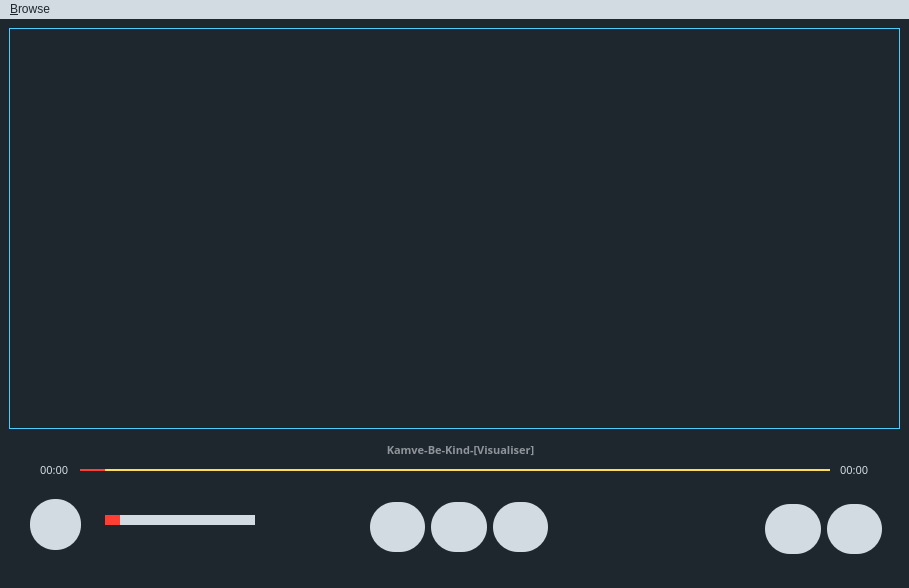
<?xml version="1.0" encoding="UTF-8"?>
<ui version="4.0">
 <class>MainWindow</class>
 <widget class="QMainWindow" name="MainWindow">
  <property name="geometry">
   <rect>
    <x>0</x>
    <y>0</y>
    <width>909</width>
    <height>588</height>
   </rect>
  </property>
  <property name="windowTitle">
   <string>MainWindow</string>
  </property>
  <property name="styleSheet">
   <string notr="true">background-color: #1e272e;
</string>
  </property>
  <widget class="QWidget" name="centralwidget">
   <widget class="QWidget" name="horizontalLayoutWidget">
    <property name="geometry">
     <rect>
      <x>370</x>
      <y>480</y>
      <width>178</width>
      <height>56</height>
     </rect>
    </property>
    <layout class="QHBoxLayout" name="buttons_container">
     <item>
      <widget class="QPushButton" name="rewind_button">
       <property name="styleSheet">
        <string notr="true">QPushButton{
	height: 50px;
	width: 50px;
	border-radius: 25px;
	background-color: #d2dae2;
}

QPushButton:hover{
	height: 50px;
	width: 50px;
	border-radius: 25px;
	background-color: #00d8d6;
}		</string>
       </property>
       <property name="text">
        <string/>
       </property>
      </widget>
     </item>
     <item>
      <widget class="QPushButton" name="play_button">
       <property name="styleSheet">
        <string notr="true">QPushButton{
	height: 50px;
	width: 50px;
	border-radius: 25px;
	background-color: #d2dae2;
}

QPushButton:hover{
	height: 50px;
	width: 50px;
	border-radius: 25px;
	background-color: #00d8d6;
}		</string>
       </property>
       <property name="text">
        <string/>
       </property>
      </widget>
     </item>
     <item>
      <widget class="QPushButton" name="forward_button">
       <property name="styleSheet">
        <string notr="true">QPushButton{
	height: 50px;
	width: 50px;
	border-radius: 25px;
	background-color: #d2dae2;
}

QPushButton:hover{
	height: 50px;
	width: 50px;
	border-radius: 25px;
	background-color: #00d8d6;
}		</string>
       </property>
       <property name="text">
        <string/>
       </property>
      </widget>
     </item>
    </layout>
   </widget>
   <widget class="QWidget" name="horizontalLayoutWidget_2">
    <property name="geometry">
     <rect>
      <x>765</x>
      <y>480</y>
      <width>117</width>
      <height>61</height>
     </rect>
    </property>
    <layout class="QHBoxLayout" name="video_tools_container">
     <item>
      <widget class="QPushButton" name="settings_button">
       <property name="styleSheet">
        <string notr="true">QPushButton{
	height: 50px;
	width: 50px;
	border-radius: 25px;
	background-color: #d2dae2;
}

QPushButton:hover{
	height: 50px;
	width: 50px;
	border-radius: 25px;
	background-color: #00d8d6;
}		</string>
       </property>
       <property name="text">
        <string/>
       </property>
      </widget>
     </item>
     <item>
      <widget class="QPushButton" name="fullscreen_button">
       <property name="autoFillBackground">
        <bool>false</bool>
       </property>
       <property name="styleSheet">
        <string notr="true">QPushButton{
	height: 50px;
	width: 50px;
	border-radius: 25px;
	background-color: #d2dae2;
}

QPushButton:hover{
	height: 50px;
	width: 50px;
	border-radius: 25px;
	background-color: #00d8d6;
}		</string>
       </property>
       <property name="text">
        <string/>
       </property>
       <property name="flat">
        <bool>false</bool>
       </property>
      </widget>
     </item>
    </layout>
   </widget>
   <widget class="QPushButton" name="volume_button">
    <property name="geometry">
     <rect>
      <x>30</x>
      <y>480</y>
      <width>51</width>
      <height>51</height>
     </rect>
    </property>
    <property name="styleSheet">
     <string notr="true">QPushButton{
	height: 50px;
	width: 50px;
	border-radius: 25px;
	background-color: #d2dae2;
}

QPushButton:hover{
	height: 50px;
	width: 50px;
	border-radius: 25px;
	background-color: #00d8d6;
}		</string>
    </property>
    <property name="text">
     <string/>
    </property>
   </widget>
   <widget class="QSlider" name="volume_slider">
    <property name="geometry">
     <rect>
      <x>100</x>
      <y>490</y>
      <width>160</width>
      <height>22</height>
     </rect>
    </property>
    <property name="styleSheet">
     <string notr="true">QSlider::groove:horizontal{
	height: 10px;
	width: 150px;
	background-color: #d2dae2;
}
QSlider::handle:horizontal{
	height: 10px;
	width: 15px;
	background-color: #ff3f34;
}</string>
    </property>
    <property name="orientation">
     <enum>Qt::Horizontal</enum>
    </property>
   </widget>
   <widget class="QGroupBox" name="video_container">
    <property name="geometry">
     <rect>
      <x>9</x>
      <y>9</y>
      <width>891</width>
      <height>401</height>
     </rect>
    </property>
    <property name="styleSheet">
     <string notr="true">border: 1px solid #4bcffa;
color: #4bcffa;</string>
    </property>
    <property name="title">
     <string/>
    </property>
   </widget>
   <widget class="QSlider" name="progress_slider">
    <property name="geometry">
     <rect>
      <x>80</x>
      <y>440</y>
      <width>751</width>
      <height>22</height>
     </rect>
    </property>
    <property name="styleSheet">
     <string notr="true">QSlider::groove:horizontal{
	height: 2px;
	width: 750;
	background-color: #ffdd59;
}
QSlider::handle:horizontal{
	height: 2px;
	width: 25px;
	border-radius: 15%;
	background-color: #ff3f34;
}</string>
    </property>
    <property name="orientation">
     <enum>Qt::Horizontal</enum>
    </property>
   </widget>
   <widget class="QLabel" name="video_current_time_label">
    <property name="geometry">
     <rect>
      <x>40</x>
      <y>440</y>
      <width>31</width>
      <height>21</height>
     </rect>
    </property>
    <property name="font">
     <font>
      <family>Bahnschrift Light</family>
      <pointsize>8</pointsize>
      <bold>false</bold>
     </font>
    </property>
    <property name="styleSheet">
     <string notr="true">color: #d2dae2;</string>
    </property>
    <property name="text">
     <string>00:00</string>
    </property>
   </widget>
   <widget class="QLabel" name="video_end_time_label">
    <property name="geometry">
     <rect>
      <x>840</x>
      <y>440</y>
      <width>31</width>
      <height>21</height>
     </rect>
    </property>
    <property name="font">
     <font>
      <family>Bahnschrift Light</family>
      <pointsize>8</pointsize>
      <bold>false</bold>
     </font>
    </property>
    <property name="styleSheet">
     <string notr="true">color: #d2dae2;</string>
    </property>
    <property name="text">
     <string>00:00</string>
    </property>
   </widget>
   <widget class="QLabel" name="video_title_label">
    <property name="geometry">
     <rect>
      <x>20</x>
      <y>420</y>
      <width>881</width>
      <height>21</height>
     </rect>
    </property>
    <property name="font">
     <font>
      <family>Bahnschrift Light</family>
      <pointsize>8</pointsize>
      <bold>true</bold>
     </font>
    </property>
    <property name="styleSheet">
     <string notr="true">color: rgb(143, 149, 154);
border: transparent;</string>
    </property>
    <property name="text">
     <string>Kamve-Be-Kind-[Visualiser]</string>
    </property>
    <property name="alignment">
     <set>Qt::AlignCenter</set>
    </property>
   </widget>
   <zorder>video_container</zorder>
   <zorder>horizontalLayoutWidget</zorder>
   <zorder>horizontalLayoutWidget_2</zorder>
   <zorder>volume_button</zorder>
   <zorder>volume_slider</zorder>
   <zorder>progress_slider</zorder>
   <zorder>video_current_time_label</zorder>
   <zorder>video_end_time_label</zorder>
   <zorder>video_title_label</zorder>
  </widget>
  <widget class="QMenuBar" name="menubar">
   <property name="geometry">
    <rect>
     <x>0</x>
     <y>0</y>
     <width>909</width>
     <height>26</height>
    </rect>
   </property>
   <property name="styleSheet">
    <string notr="true">background-color: #d2dae2;
color: #1e272e;</string>
   </property>
   <widget class="QMenu" name="menu_Browse">
    <property name="title">
     <string>&amp;Browse</string>
    </property>
    <addaction name="separator"/>
    <addaction name="actionOpen_Files"/>
   </widget>
   <addaction name="menu_Browse"/>
  </widget>
  <action name="actionOpen_Files">
   <property name="text">
    <string>Open Files</string>
   </property>
  </action>
 </widget>
 <resources/>
 <connections/>
</ui>
